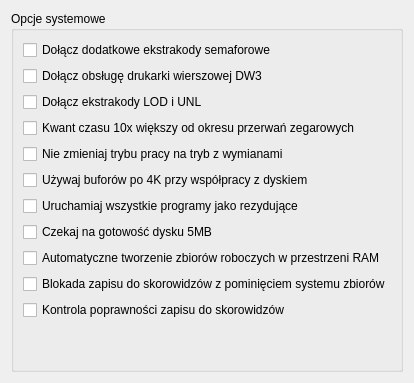
      <widget class="QWidget" name="system">
       <attribute name="title">
        <string>System</string>
       </attribute>
       <attribute name="toolTip">
        <string>Opcje systemowe oraz dodatkowe moduły dołączane do systemu</string>
       </attribute>
       <layout class="QVBoxLayout" name="verticalLayout_11">
        <item>
         <widget class="QGroupBox" name="groupBox_6">
          <property name="title">
           <string>Opcje systemowe</string>
          </property>
          <layout class="QVBoxLayout" name="verticalLayout_2">
           <item>
            <widget class="QCheckBox" name="sys_sem">
             <property name="text">
              <string>Dołącz dodatkowe ekstrakody semaforowe</string>
             </property>
            </widget>
           </item>
           <item>
            <widget class="QCheckBox" name="sys_dw3">
             <property name="text">
              <string>Dołącz obsługę drukarki wierszowej DW3</string>
             </property>
            </widget>
           </item>
           <item>
            <widget class="QCheckBox" name="sys_lod">
             <property name="text">
              <string>Dołącz ekstrakody LOD i UNL</string>
             </property>
            </widget>
           </item>
           <item>
            <widget class="QCheckBox" name="sys_time10x">
             <property name="toolTip">
              <string>jeśli opcja nie jest zaznaczona, to kwant czasu
jest równy okresowi przerwań zegarowych</string>
             </property>
             <property name="text">
              <string>Kwant czasu 10x większy od okresu przerwań zegarowych</string>
             </property>
            </widget>
           </item>
           <item>
            <widget class="QCheckBox" name="sys_noswap">
             <property name="text">
              <string>Nie zmieniaj trybu pracy na tryb z wymianami</string>
             </property>
            </widget>
           </item>
           <item>
            <widget class="QCheckBox" name="sys_use4kbuf">
             <property name="text">
              <string>Używaj buforów po 4K przy współpracy z dyskiem</string>
             </property>
            </widget>
           </item>
           <item>
            <widget class="QCheckBox" name="sys_resident">
             <property name="text">
              <string>Uruchamiaj wszystkie programy jako rezydujące</string>
             </property>
            </widget>
           </item>
           <item>
            <widget class="QCheckBox" name="sys_diskwait">
             <property name="toolTip">
              <string>czas oczekiwania wynosi około 2 minuty</string>
             </property>
             <property name="text">
              <string>Czekaj na gotowość dysku 5MB</string>
             </property>
            </widget>
           </item>
           <item>
            <widget class="QCheckBox" name="sys_ramfiles">
             <property name="text">
              <string>Automatyczne tworzenie zbiorów roboczych w przestrzeni RAM</string>
             </property>
            </widget>
           </item>
           <item>
            <widget class="QCheckBox" name="sys_dirlock">
             <property name="toolTip">
              <string>ominąć blokadę można przez ustawienie na kluczach wartości 0300 + numer końcówki</string>
             </property>
             <property name="text">
              <string>Blokada zapisu do skorowidzów z pominięciem systemu zbiorów</string>
             </property>
            </widget>
           </item>
           <item>
            <widget class="QCheckBox" name="sys_dircheck">
             <property name="toolTip">
              <string>po zapisie przeprowadzany jest odczyt i porównanie, a jeśli przewidziano kopię skorowidzu, przeprowadzany jest dodatkowo zapis, odczyt i porównanie dla kopii, natomiast przy odczycie skorowidzu porównuje się oryginał z kopią wywołując alarm w razie niezgodności</string>
             </property>
             <property name="text">
              <string>Kontrola poprawności zapisu do skorowidzów</string>
             </property>
            </widget>
           </item>
           <item>
            <spacer name="verticalSpacer_3">
             <property name="orientation">
              <enum>Qt::Vertical</enum>
             </property>
             <property name="sizeHint" stdset="0">
              <size>
               <width>20</width>
               <height>40</height>
              </size>
             </property>
            </spacer>
           </item>
          </layout>
         </widget>
        </item>
       </layout>
      </widget>
